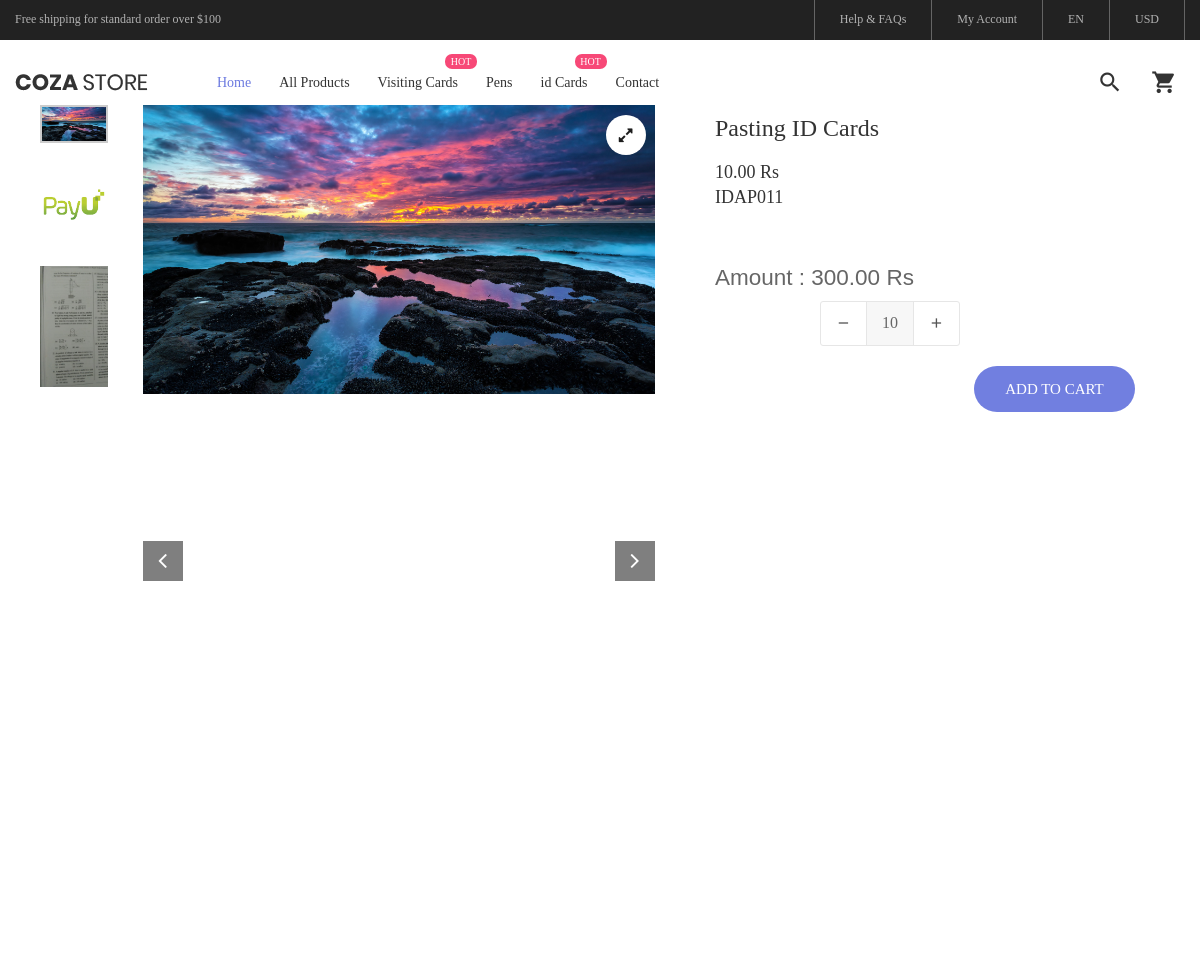
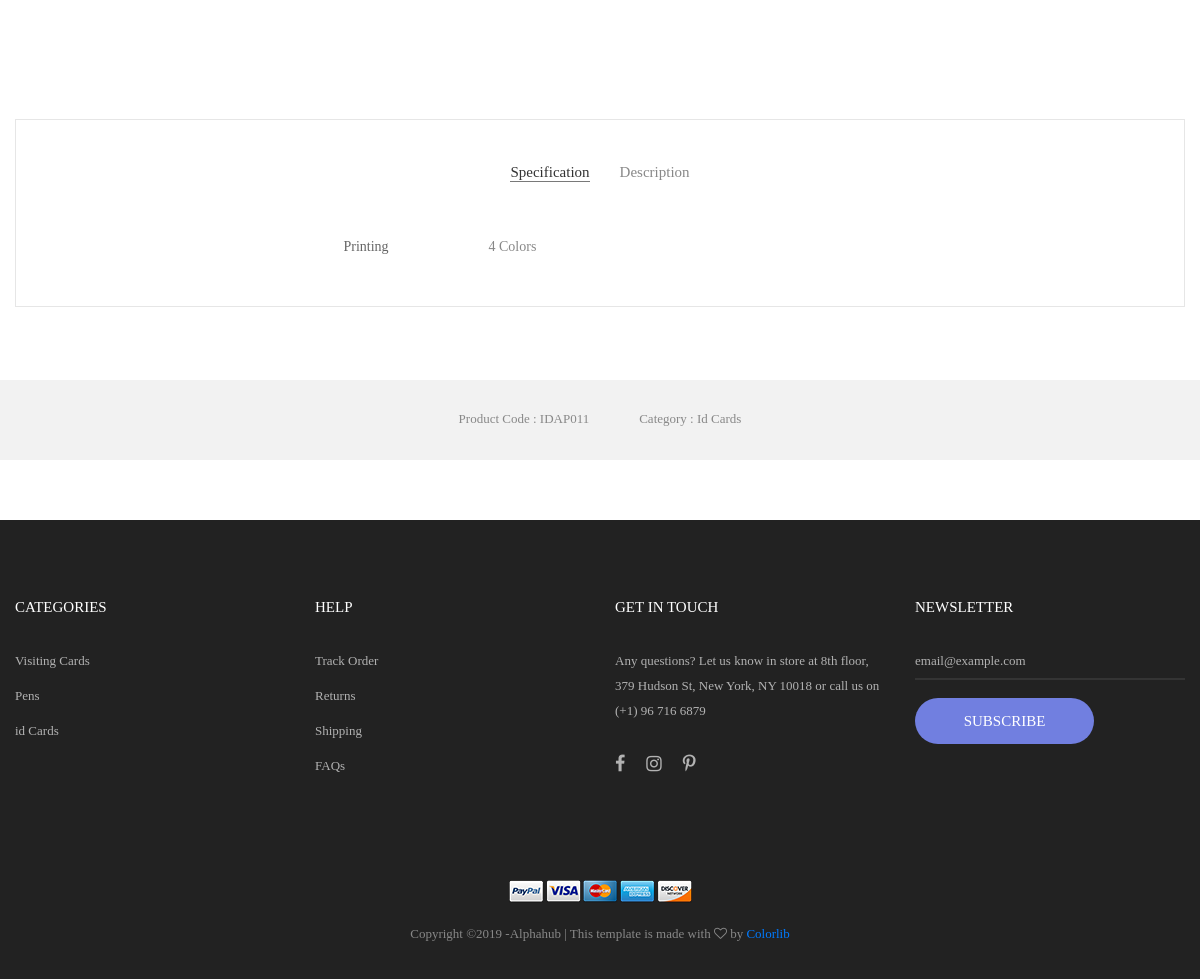
/products/detail/pasting-id-cards/, run on the app's committed database (2 pictures, top to bottom).
### products/models.py (models this page shows, shortened)
class Photo(models.Model):
    product = models.ForeignKey("Product", on_delete=models.CASCADE)
    photo = models.ImageField(upload_to="products/photos/")
    is_base_photo = models.BooleanField(default=False)
    @property
    def get_photo_url(self):
        return self.photo.url

class Product(models.Model):
    name = models.CharField(max_length=128, unique=True)
    slug = models.SlugField(blank=True)
    headline = models.CharField(max_length=264, blank=True)
    product_code = models.CharField(max_length=32, blank=True, null=True)
    category = models.ForeignKey(Category, on_delete=models.PROTECT)
    extra_info = models.TextField(blank=True)
    is_active = models.BooleanField(default=True)
    created_on = models.DateTimeField(auto_now_add=True)
    updated_on = models.DateTimeField(auto_now=True)
    @property
    def get_display_text(self):
        return self.name
    @property
    def get_display_price(self):
        return "{} Rs".format(self.rate_set.filter(quantity__lte=1000).order_by("-quantity").first().per_piece_amount)

class Rate(models.Model):
    quantity = models.PositiveSmallIntegerField(default=1, validators=[validate_nonzero, ])
    amount = models.DecimalField(max_digits=7, decimal_places=2)
    product = models.ForeignKey("Product", on_delete=models.CASCADE)
    per_piece_amount = models.DecimalField(max_digits=7, decimal_places=2, blank=True, null=True)

class Specification(models.Model):
    name = models.CharField(max_length=64)
    value = models.CharField(max_length=128)
    product = models.ForeignKey(Product, on_delete=models.CASCADE)

class Category(models.Model):
    name = models.CharField(max_length=64)
    photo = models.ImageField(upload_to="products/categories/", blank=True, null=True)
    is_rate_qty = models.BooleanField(verbose_name="Allow only rate quantities", default=False)
    class Meta:
        verbose_name_plural = "Categories"
    @property
    def get_display_text(self):
        return self.name.title()
    @property
    def get_absolute_url(self):
        return reverse_lazy("products:category_products_list", kwargs={"id": self.id})

### products/views.py (the view)
# urls.py: url(r"^detail/(?P<slug>[-\w]+)/$", views.ProductDetailView.as_view(), name="detail"),
class ProductDetailView(DetailView):
    model = Product
    template_name = "products/detail.html"
    context_object_name = "product"
    def get_context_data(self, **kwargs):
        context = super().get_context_data()
        context['cart_item_form'] = CartItemAddForm()
        context['rates_dict'] = {int(rate.quantity): round(float(rate.amount), 2) for rate in self.get_object().rate_set.order_by("-quantity")}
        print(context['rates_dict'])
        return context

### carts_app/forms.py
class CartItemAddForm(forms.ModelForm):
    class Meta:
        model = CartItem
        fields = ("product", "quantity")

### portal/templatetags/portal_tags.py (called while the page is built)
@register.simple_tag
def get_category_url_by_name_contains(name):
    qs = Category.objects.filter(name__icontains=name)
    if qs.exists():
        return qs.first().get_absolute_url

### portal/templates/products/detail.html (shortened to what this page needs)
{% extends "portal/base.html" %}
{% load static %}
{% block content %}
	<section class="sec-product-detail bg0 p-t-65 p-b-60">
		<div class="container">
			<div class="row">
				<div class="col-md-6 col-lg-7 p-b-30">
					<div class="p-l-25 p-r-30 p-lr-0-lg">
						<div class="wrap-slick3 flex-sb flex-w">
							<div class="wrap-slick3-dots"></div>
							<div class="slick3 gallery-lb">
                                {% for photo in product.photo_set.all %}
								    <div class="item-slick3" data-thumb="{{ photo.get_photo_url }}">
                                        <div class="wrap-pic-w pos-relative">
                                            <img src="{{ photo.get_photo_url }}" alt="IMG-PRODUCT">
                                            <a class="flex-c-m size-108 how-pos1 bor0 fs-16 cl10 bg0 hov-btn3 trans-04" href="{{ photo.get_photo_url }}">
                                                <i class="fa fa-expand"></i>
                                            </a>
                                        </div>
                                    </div>
                                {% endfor %}
							</div>
						</div>
					</div>
				</div>
				<div class="col-md-6 col-lg-5 p-b-30">
					<div class="p-r-50 p-t-5 p-lr-0-lg">
						<h4 class="mtext-105 cl2 js-name-detail p-b-14">
							{{ product.get_display_text }}
						</h4>
						<span class="mtext-106 cl2">
							{{ product.get_display_price }}
						</span>
                        <br>
                        <span class="mtext-106 cl2">
							{{ product.product_code }}
						</span>
						<p class="stext-102 cl3 p-t-23">
						</p>
						<div class="p-t-33">
                            <h4>Amount : <span id="calculated_amount" class="round_int"></span> Rs</h4>
                            <form method="post" action="{% url "carts_app:item_add" %}" id="add-form" onchange="temp();">
                                {% if product.category.is_rate_qty %}
                                    <div class="flex-w flex-r-m p-b-10">
                                        <div class="size-203 flex-c-m respon6">
                                            Size
                                        </div>
                                        <div class="size-204 respon6-next">
                                            <div class="rs1-select2 bor8 bg0">
                                                <select class="js-select2 form-controsl"  id="quantity" name="quantity">
                                                    {% for rate in product.rate_set.all %}
                                                        <option value={{ rate.quantity }}>{{ rate.quantity }}</option>
                                                    {% endfor %}
                                                </select>
                                                <div class="dropDownSelect2"></div>
                                            </div>
                                        </div>
                                    </div>
                                {% else %}
                                    <div class="flex-w flex-r-m p-b-10">
                                        <div class="size-204 flex-w flex-m respon6-next">
                                            <div class="wrap-num-product flex-w m-r-20 m-tb-10">
                                                <div class="aa-btn-up-down cl8 hov-btn3 trans-04 flex-c-m" onclick="down_qty();">
                                                    <i class="fs-16 zmdi zmdi-minus"></i>
                                                </div>
                                                <input class="mtext-104 cl3 txt-center num-product" id="quantity" type="number" name="quantity">
                                                <div class="aa-btn-up-down cl8 hov-btn3 trans-04 flex-c-m" onclick="add_qty();">
                                                    <i class="fs-16 zmdi zmdi-plus"></i>
                                                </div>
                                            </div>
                                        </div>
                                    </div>
                                {% endif %}
                                <div class="float-right">
                                    <button class="flex-c-m stext-101 cl0 size-101 bg1 bor1 hov-btn1 p-lr-15 trans-04">
                                        Add to cart
                                    </button>
                                </div>
                            </form>
						</div>
					</div>
				</div>
			</div>
			<div class="bor10 m-t-50 p-t-43 p-b-40">
				<div class="tab01">
					<ul class="nav nav-tabs" role="tablist">
                        <li class="nav-item p-b-10">
							<a class="nav-link active" data-toggle="tab" href="#information" role="tab">Specification</a>
						</li>
						<li class="nav-item p-b-10">
							<a class="nav-link" data-toggle="tab" href="#description" role="tab">Description</a>
						</li>
					</ul>
					<div class="tab-content p-t-43">
                        <div class="tab-pane fade show active " id="information" role="tabpanel">
                            <div class="row">
                                <div class="col-sm-10 col-md-8 col-lg-6 m-lr-auto">
                                    <ul class="p-lr-28 p-lr-15-sm">
                                        {% for spec in product.specification_set.all %}
                                            <li class="flex-w flex-t p-b-7">
                                                <span class="stext-102 cl3 size-205">
                                                    {{ spec.name }}
                                                </span>
                                                <span class="stext-102 cl6 size-206">
                                                    {{ spec.value }}
                                                </span>
                                            </li>
                                        {% endfor %}
                                    </ul>
                                </div>
                            </div>
                        </div>
                    </div>
				</div>
			</div>
		</div>
		<div class="bg6 flex-c-m flex-w size-302 m-t-73 p-tb-15">
			<span class="stext-107 cl6 p-lr-25">
				Product Code : {{ product.product_code }}
			</span>
			<span class="stext-107 cl6 p-lr-25">
				Category : {{ product.category.get_display_text }}
			</span>
		</div>
	</section>
{% endblock %}

### portal/static/css/main.css (style rules this page uses)
.aa-btn-up-down { width: 45px; height: 100%; cursor: pointer; }
.container { max-width: 1380px; }
@media (max-width: 1600px) { .container { max-width: 1200px; } }
.slick-slide { outline: none !important; }
.wrap-slick3 { position: relative; }
.wrap-slick3-dots { width: 11.111111%; }
.slick3 { width: 83.333333%; }
.tab01 .nav-tabs { display: -webkit-box; display: -webkit-flex; display: -moz-box; display: -ms-flexbox; display: flex; flex-wrap: wrap; justify-content: center; align-items: center; border: none; }
.tab01 .nav-tabs .nav-item { margin: 0px 15px; }
.tab01 .nav-link { font-family: Poppins-Regular; font-size: 15px; color: #888; line-height: 1.2; padding: 0; border-radius: 0px; border: none; border-bottom: 1px solid transparent; -webkit-transition: all 0.4s; -o-transition: all 0.4s; -moz-transition: all 0.4s; transition: all 0.4s; }
.tab01 .nav-link.active { color: #333; border-color: #797979; }
.wrap-num-product { width: 140px; height: 45px; border: 1px solid #e6e6e6; border-radius: 3px; overflow: hidden; }
.num-product { width: calc(100% - 90px); height: 100%; border-left: 1px solid #e6e6e6; border-right: 1px solid #e6e6e6; background-color: #f7f7f7; }
input.num-product { -moz-appearance: textfield; appearance: none; -webkit-appearance: none; }
.cl0 { color: #fff; }
.cl2 { color: #333; }
.cl3 { color: #666; }
.cl6 { color: #888; }
.cl8 { color: #555; }
.cl10 { color: #1d1d1d; }
.stext-101 { font-family: Poppins-Medium; font-size: 15px; line-height: 1.466667; text-transform: uppercase; }
.stext-102 { font-family: Poppins-Regular; font-size: 14px; line-height: 1.7; }
.stext-107 { font-family: Poppins-Regular; font-size: 13px; line-height: 1.923; }
.mtext-104 { font-family: Poppins-Medium; font-size: 16px; line-height: 1.6; }
.mtext-105 { font-family: Poppins-Regular; font-size: 24px; line-height: 1.5; }
.mtext-106 { font-family: Poppins-SemiBold; font-size: 18px; line-height: 1.388888; }
.size-101 { min-width: 161px; height: 46px; }
.size-108 { width: 40px; height: 40px; }
.size-204 { width: calc(100% - 105px); }
.size-205 { width: 145px; }
.size-206 { width: calc(100% - 145px); }
.size-302 { min-height: 80px; }
.bg0 { background-color: #fff; }
.bg1 { background-color: #717fe0; }
.bg6 { background-color: #f2f2f2; }
.bor0 { border-radius: 50%; }
.bor1 { border-radius: 23px; }
.bor10 { border: 1px solid #e6e6e6; }
.how-pos1 { position: absolute; top: 10px; right: 10px; }

### data on the page
Photo: get_photo_url (picture)
Product: get_display_text "Pasting ID Cards", get_display_price "10.00 Rs", product_code "IDAP011", category.get_display_text "Id Cards"
Specification: name "Printing", value "4 Colors"
